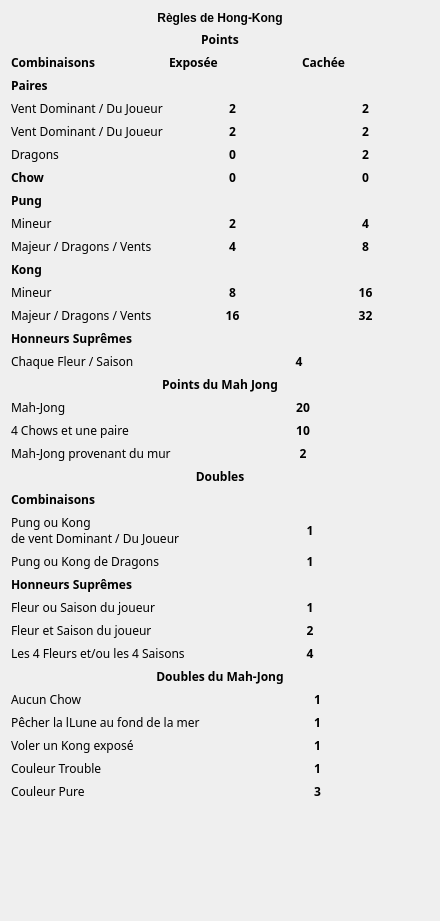
<?xml version="1.0" encoding="UTF-8"?>
<ui version="4.0">
 <class>HKRulesWidget</class>
 <widget class="QWidget" name="HKRulesWidget">
  <property name="geometry">
   <rect>
    <x>0</x>
    <y>0</y>
    <width>440</width>
    <height>921</height>
   </rect>
  </property>
  <property name="windowTitle">
   <string>Form</string>
  </property>
  <layout class="QVBoxLayout" name="verticalLayout">
   <item>
    <widget class="QLabel" name="label_56">
     <property name="font">
      <font>
       <family>Ubuntu</family>
       <weight>75</weight>
       <bold>true</bold>
      </font>
     </property>
     <property name="text">
      <string>Règles de Hong-Kong</string>
     </property>
     <property name="alignment">
      <set>Qt::AlignCenter</set>
     </property>
    </widget>
   </item>
   <item>
    <widget class="QLabel" name="label_2">
     <property name="font">
      <font>
       <family>Ubuntu Condensed</family>
       <weight>75</weight>
       <bold>true</bold>
      </font>
     </property>
     <property name="text">
      <string>Points</string>
     </property>
     <property name="alignment">
      <set>Qt::AlignCenter</set>
     </property>
    </widget>
   </item>
   <item>
    <layout class="QFormLayout" name="formLayout">
     <item row="1" column="0">
      <widget class="QLabel" name="label_11">
       <property name="font">
        <font>
         <family>Ubuntu Condensed</family>
         <weight>75</weight>
         <bold>true</bold>
        </font>
       </property>
       <property name="text">
        <string>Paires</string>
       </property>
      </widget>
     </item>
     <item row="2" column="0">
      <widget class="QLabel" name="label_5">
       <property name="font">
        <font>
         <family>Ubuntu Condensed</family>
         <weight>50</weight>
         <bold>false</bold>
        </font>
       </property>
       <property name="text">
        <string>Vent Dominant / Du Joueur</string>
       </property>
      </widget>
     </item>
     <item row="2" column="1">
      <layout class="QHBoxLayout" name="horizontalLayout_2">
       <item>
        <widget class="QLabel" name="label_6">
         <property name="font">
          <font>
           <family>Ubuntu Condensed</family>
           <weight>75</weight>
           <bold>true</bold>
          </font>
         </property>
         <property name="text">
          <string>2</string>
         </property>
         <property name="alignment">
          <set>Qt::AlignCenter</set>
         </property>
        </widget>
       </item>
       <item>
        <widget class="QLabel" name="label_7">
         <property name="font">
          <font>
           <family>Ubuntu Condensed</family>
           <weight>75</weight>
           <bold>true</bold>
          </font>
         </property>
         <property name="text">
          <string>2</string>
         </property>
         <property name="alignment">
          <set>Qt::AlignCenter</set>
         </property>
        </widget>
       </item>
      </layout>
     </item>
     <item row="3" column="0">
      <widget class="QLabel" name="label_10">
       <property name="font">
        <font>
         <family>Ubuntu Condensed</family>
         <weight>50</weight>
         <bold>false</bold>
        </font>
       </property>
       <property name="text">
        <string>Vent Dominant / Du Joueur</string>
       </property>
      </widget>
     </item>
     <item row="3" column="1">
      <layout class="QHBoxLayout" name="horizontalLayout_3">
       <item>
        <widget class="QLabel" name="label_8">
         <property name="font">
          <font>
           <family>Ubuntu Condensed</family>
           <weight>75</weight>
           <bold>true</bold>
          </font>
         </property>
         <property name="text">
          <string>2</string>
         </property>
         <property name="alignment">
          <set>Qt::AlignCenter</set>
         </property>
        </widget>
       </item>
       <item>
        <widget class="QLabel" name="label_9">
         <property name="font">
          <font>
           <family>Ubuntu Condensed</family>
           <weight>75</weight>
           <bold>true</bold>
          </font>
         </property>
         <property name="text">
          <string>2</string>
         </property>
         <property name="alignment">
          <set>Qt::AlignCenter</set>
         </property>
        </widget>
       </item>
      </layout>
     </item>
     <item row="4" column="0">
      <widget class="QLabel" name="label_12">
       <property name="font">
        <font>
         <family>Ubuntu Condensed</family>
         <weight>50</weight>
         <bold>false</bold>
        </font>
       </property>
       <property name="text">
        <string>Dragons</string>
       </property>
      </widget>
     </item>
     <item row="4" column="1">
      <layout class="QHBoxLayout" name="horizontalLayout_4">
       <item>
        <widget class="QLabel" name="label_13">
         <property name="font">
          <font>
           <family>Ubuntu Condensed</family>
           <weight>75</weight>
           <bold>true</bold>
          </font>
         </property>
         <property name="text">
          <string>0</string>
         </property>
         <property name="alignment">
          <set>Qt::AlignCenter</set>
         </property>
        </widget>
       </item>
       <item>
        <widget class="QLabel" name="label_14">
         <property name="font">
          <font>
           <family>Ubuntu Condensed</family>
           <weight>75</weight>
           <bold>true</bold>
          </font>
         </property>
         <property name="text">
          <string>2</string>
         </property>
         <property name="alignment">
          <set>Qt::AlignCenter</set>
         </property>
        </widget>
       </item>
      </layout>
     </item>
     <item row="5" column="0">
      <widget class="QLabel" name="label_15">
       <property name="font">
        <font>
         <family>Ubuntu Condensed</family>
         <weight>75</weight>
         <bold>true</bold>
        </font>
       </property>
       <property name="text">
        <string>Chow</string>
       </property>
      </widget>
     </item>
     <item row="5" column="1">
      <layout class="QHBoxLayout" name="horizontalLayout_6">
       <item>
        <widget class="QLabel" name="label_19">
         <property name="font">
          <font>
           <family>Ubuntu Condensed</family>
           <weight>75</weight>
           <bold>true</bold>
          </font>
         </property>
         <property name="text">
          <string>0</string>
         </property>
         <property name="alignment">
          <set>Qt::AlignCenter</set>
         </property>
        </widget>
       </item>
       <item>
        <widget class="QLabel" name="label_20">
         <property name="font">
          <font>
           <family>Ubuntu Condensed</family>
           <weight>75</weight>
           <bold>true</bold>
          </font>
         </property>
         <property name="text">
          <string>0</string>
         </property>
         <property name="alignment">
          <set>Qt::AlignCenter</set>
         </property>
        </widget>
       </item>
      </layout>
     </item>
     <item row="6" column="0">
      <widget class="QLabel" name="label_21">
       <property name="font">
        <font>
         <family>Ubuntu Condensed</family>
         <weight>75</weight>
         <bold>true</bold>
        </font>
       </property>
       <property name="text">
        <string>Pung</string>
       </property>
      </widget>
     </item>
     <item row="7" column="0">
      <widget class="QLabel" name="label_18">
       <property name="font">
        <font>
         <family>Ubuntu Condensed</family>
         <weight>50</weight>
         <bold>false</bold>
        </font>
       </property>
       <property name="text">
        <string>Mineur</string>
       </property>
      </widget>
     </item>
     <item row="7" column="1">
      <layout class="QHBoxLayout" name="horizontalLayout_5">
       <item>
        <widget class="QLabel" name="label_16">
         <property name="font">
          <font>
           <family>Ubuntu Condensed</family>
           <weight>75</weight>
           <bold>true</bold>
          </font>
         </property>
         <property name="text">
          <string>2</string>
         </property>
         <property name="alignment">
          <set>Qt::AlignCenter</set>
         </property>
        </widget>
       </item>
       <item>
        <widget class="QLabel" name="label_17">
         <property name="font">
          <font>
           <family>Ubuntu Condensed</family>
           <weight>75</weight>
           <bold>true</bold>
          </font>
         </property>
         <property name="text">
          <string>4</string>
         </property>
         <property name="alignment">
          <set>Qt::AlignCenter</set>
         </property>
        </widget>
       </item>
      </layout>
     </item>
     <item row="8" column="0">
      <widget class="QLabel" name="label_22">
       <property name="font">
        <font>
         <family>Ubuntu Condensed</family>
         <weight>50</weight>
         <bold>false</bold>
        </font>
       </property>
       <property name="text">
        <string>Majeur / Dragons / Vents</string>
       </property>
      </widget>
     </item>
     <item row="8" column="1">
      <layout class="QHBoxLayout" name="horizontalLayout_7">
       <item>
        <widget class="QLabel" name="label_23">
         <property name="font">
          <font>
           <family>Ubuntu Condensed</family>
           <weight>75</weight>
           <bold>true</bold>
          </font>
         </property>
         <property name="text">
          <string>4</string>
         </property>
         <property name="alignment">
          <set>Qt::AlignCenter</set>
         </property>
        </widget>
       </item>
       <item>
        <widget class="QLabel" name="label_24">
         <property name="font">
          <font>
           <family>Ubuntu Condensed</family>
           <weight>75</weight>
           <bold>true</bold>
          </font>
         </property>
         <property name="text">
          <string>8</string>
         </property>
         <property name="alignment">
          <set>Qt::AlignCenter</set>
         </property>
        </widget>
       </item>
      </layout>
     </item>
     <item row="9" column="0">
      <widget class="QLabel" name="label_25">
       <property name="font">
        <font>
         <family>Ubuntu Condensed</family>
         <weight>75</weight>
         <bold>true</bold>
        </font>
       </property>
       <property name="text">
        <string>Kong</string>
       </property>
      </widget>
     </item>
     <item row="10" column="0">
      <widget class="QLabel" name="label_31">
       <property name="font">
        <font>
         <family>Ubuntu Condensed</family>
         <weight>50</weight>
         <bold>false</bold>
        </font>
       </property>
       <property name="text">
        <string>Mineur</string>
       </property>
      </widget>
     </item>
     <item row="10" column="1">
      <layout class="QHBoxLayout" name="horizontalLayout_9">
       <item>
        <widget class="QLabel" name="label_29">
         <property name="font">
          <font>
           <family>Ubuntu Condensed</family>
           <weight>75</weight>
           <bold>true</bold>
          </font>
         </property>
         <property name="text">
          <string>8</string>
         </property>
         <property name="alignment">
          <set>Qt::AlignCenter</set>
         </property>
        </widget>
       </item>
       <item>
        <widget class="QLabel" name="label_30">
         <property name="font">
          <font>
           <family>Ubuntu Condensed</family>
           <weight>75</weight>
           <bold>true</bold>
          </font>
         </property>
         <property name="text">
          <string>16</string>
         </property>
         <property name="alignment">
          <set>Qt::AlignCenter</set>
         </property>
        </widget>
       </item>
      </layout>
     </item>
     <item row="11" column="0">
      <widget class="QLabel" name="label_28">
       <property name="font">
        <font>
         <family>Ubuntu Condensed</family>
         <weight>50</weight>
         <bold>false</bold>
        </font>
       </property>
       <property name="text">
        <string>Majeur / Dragons / Vents</string>
       </property>
      </widget>
     </item>
     <item row="11" column="1">
      <layout class="QHBoxLayout" name="horizontalLayout_8">
       <item>
        <widget class="QLabel" name="label_26">
         <property name="font">
          <font>
           <family>Ubuntu Condensed</family>
           <weight>75</weight>
           <bold>true</bold>
          </font>
         </property>
         <property name="text">
          <string>16</string>
         </property>
         <property name="alignment">
          <set>Qt::AlignCenter</set>
         </property>
        </widget>
       </item>
       <item>
        <widget class="QLabel" name="label_27">
         <property name="font">
          <font>
           <family>Ubuntu Condensed</family>
           <weight>75</weight>
           <bold>true</bold>
          </font>
         </property>
         <property name="text">
          <string>32</string>
         </property>
         <property name="alignment">
          <set>Qt::AlignCenter</set>
         </property>
        </widget>
       </item>
      </layout>
     </item>
     <item row="0" column="0">
      <widget class="QLabel" name="label">
       <property name="font">
        <font>
         <family>Ubuntu Condensed</family>
         <weight>75</weight>
         <bold>true</bold>
        </font>
       </property>
       <property name="text">
        <string>Combinaisons</string>
       </property>
      </widget>
     </item>
     <item row="0" column="1">
      <layout class="QHBoxLayout" name="horizontalLayout">
       <item>
        <widget class="QLabel" name="label_3">
         <property name="font">
          <font>
           <family>Ubuntu Condensed</family>
           <weight>75</weight>
           <bold>true</bold>
          </font>
         </property>
         <property name="text">
          <string>Exposée</string>
         </property>
        </widget>
       </item>
       <item>
        <widget class="QLabel" name="label_4">
         <property name="font">
          <font>
           <family>Ubuntu Condensed</family>
           <weight>75</weight>
           <bold>true</bold>
          </font>
         </property>
         <property name="text">
          <string>Cachée</string>
         </property>
        </widget>
       </item>
      </layout>
     </item>
     <item row="12" column="0">
      <widget class="QLabel" name="label_32">
       <property name="font">
        <font>
         <family>Ubuntu Condensed</family>
         <weight>75</weight>
         <bold>true</bold>
        </font>
       </property>
       <property name="text">
        <string>Honneurs Suprêmes</string>
       </property>
      </widget>
     </item>
     <item row="13" column="0">
      <widget class="QLabel" name="label_33">
       <property name="font">
        <font>
         <family>Ubuntu Condensed</family>
         <weight>50</weight>
         <bold>false</bold>
        </font>
       </property>
       <property name="text">
        <string>Chaque Fleur / Saison</string>
       </property>
      </widget>
     </item>
     <item row="13" column="1">
      <widget class="QLabel" name="label_34">
       <property name="font">
        <font>
         <family>Ubuntu Condensed</family>
         <weight>75</weight>
         <bold>true</bold>
        </font>
       </property>
       <property name="text">
        <string>4</string>
       </property>
       <property name="alignment">
        <set>Qt::AlignCenter</set>
       </property>
      </widget>
     </item>
    </layout>
   </item>
   <item>
    <widget class="QLabel" name="label_41">
     <property name="font">
      <font>
       <family>Ubuntu Condensed</family>
       <weight>75</weight>
       <bold>true</bold>
      </font>
     </property>
     <property name="text">
      <string>Points du Mah Jong</string>
     </property>
     <property name="alignment">
      <set>Qt::AlignCenter</set>
     </property>
    </widget>
   </item>
   <item>
    <layout class="QFormLayout" name="formLayout_2">
     <item row="0" column="0">
      <widget class="QLabel" name="label_43">
       <property name="font">
        <font>
         <family>Ubuntu Condensed</family>
         <weight>50</weight>
         <bold>false</bold>
        </font>
       </property>
       <property name="text">
        <string>Mah-Jong</string>
       </property>
      </widget>
     </item>
     <item row="0" column="1">
      <widget class="QLabel" name="label_42">
       <property name="font">
        <font>
         <family>Ubuntu Condensed</family>
         <weight>75</weight>
         <bold>true</bold>
        </font>
       </property>
       <property name="text">
        <string>20</string>
       </property>
       <property name="alignment">
        <set>Qt::AlignCenter</set>
       </property>
      </widget>
     </item>
     <item row="1" column="0">
      <widget class="QLabel" name="label_44">
       <property name="font">
        <font>
         <family>Ubuntu Condensed</family>
         <weight>50</weight>
         <bold>false</bold>
        </font>
       </property>
       <property name="text">
        <string>4 Chows et une paire</string>
       </property>
      </widget>
     </item>
     <item row="1" column="1">
      <widget class="QLabel" name="label_45">
       <property name="font">
        <font>
         <family>Ubuntu Condensed</family>
         <weight>75</weight>
         <bold>true</bold>
        </font>
       </property>
       <property name="text">
        <string>10</string>
       </property>
       <property name="alignment">
        <set>Qt::AlignCenter</set>
       </property>
      </widget>
     </item>
     <item row="2" column="0">
      <widget class="QLabel" name="label_46">
       <property name="font">
        <font>
         <family>Ubuntu Condensed</family>
         <weight>50</weight>
         <bold>false</bold>
        </font>
       </property>
       <property name="text">
        <string>Mah-Jong provenant du mur</string>
       </property>
      </widget>
     </item>
     <item row="2" column="1">
      <widget class="QLabel" name="label_47">
       <property name="font">
        <font>
         <family>Ubuntu Condensed</family>
         <weight>75</weight>
         <bold>true</bold>
        </font>
       </property>
       <property name="text">
        <string>2</string>
       </property>
       <property name="alignment">
        <set>Qt::AlignCenter</set>
       </property>
      </widget>
     </item>
    </layout>
   </item>
   <item>
    <widget class="QLabel" name="label_35">
     <property name="font">
      <font>
       <family>Ubuntu Condensed</family>
       <weight>75</weight>
       <bold>true</bold>
      </font>
     </property>
     <property name="text">
      <string>Doubles</string>
     </property>
     <property name="alignment">
      <set>Qt::AlignCenter</set>
     </property>
    </widget>
   </item>
   <item>
    <layout class="QFormLayout" name="formLayout_3">
     <item row="0" column="0">
      <widget class="QLabel" name="label_36">
       <property name="font">
        <font>
         <family>Ubuntu Condensed</family>
         <weight>75</weight>
         <bold>true</bold>
        </font>
       </property>
       <property name="text">
        <string>Combinaisons</string>
       </property>
      </widget>
     </item>
     <item row="1" column="0">
      <widget class="QLabel" name="label_37">
       <property name="font">
        <font>
         <family>Ubuntu Condensed</family>
         <weight>50</weight>
         <bold>false</bold>
        </font>
       </property>
       <property name="text">
        <string>Pung ou Kong
de vent Dominant / Du Joueur</string>
       </property>
      </widget>
     </item>
     <item row="1" column="1">
      <widget class="QLabel" name="label_38">
       <property name="font">
        <font>
         <family>Ubuntu Condensed</family>
         <weight>75</weight>
         <bold>true</bold>
        </font>
       </property>
       <property name="text">
        <string>1</string>
       </property>
       <property name="alignment">
        <set>Qt::AlignCenter</set>
       </property>
      </widget>
     </item>
     <item row="2" column="0">
      <widget class="QLabel" name="label_40">
       <property name="font">
        <font>
         <family>Ubuntu Condensed</family>
         <weight>50</weight>
         <bold>false</bold>
        </font>
       </property>
       <property name="text">
        <string>Pung ou Kong de Dragons</string>
       </property>
      </widget>
     </item>
     <item row="2" column="1">
      <widget class="QLabel" name="label_39">
       <property name="font">
        <font>
         <family>Ubuntu Condensed</family>
         <weight>75</weight>
         <bold>true</bold>
        </font>
       </property>
       <property name="text">
        <string>1</string>
       </property>
       <property name="alignment">
        <set>Qt::AlignCenter</set>
       </property>
      </widget>
     </item>
     <item row="3" column="0">
      <widget class="QLabel" name="label_49">
       <property name="font">
        <font>
         <family>Ubuntu Condensed</family>
         <weight>75</weight>
         <bold>true</bold>
        </font>
       </property>
       <property name="text">
        <string>Honneurs Suprêmes</string>
       </property>
      </widget>
     </item>
     <item row="4" column="0">
      <widget class="QLabel" name="label_50">
       <property name="font">
        <font>
         <family>Ubuntu Condensed</family>
         <weight>50</weight>
         <bold>false</bold>
        </font>
       </property>
       <property name="text">
        <string>Fleur ou Saison du joueur</string>
       </property>
      </widget>
     </item>
     <item row="4" column="1">
      <widget class="QLabel" name="label_51">
       <property name="font">
        <font>
         <family>Ubuntu Condensed</family>
         <weight>75</weight>
         <bold>true</bold>
        </font>
       </property>
       <property name="text">
        <string>1</string>
       </property>
       <property name="alignment">
        <set>Qt::AlignCenter</set>
       </property>
      </widget>
     </item>
     <item row="5" column="0">
      <widget class="QLabel" name="label_52">
       <property name="font">
        <font>
         <family>Ubuntu Condensed</family>
         <weight>50</weight>
         <bold>false</bold>
        </font>
       </property>
       <property name="text">
        <string>Fleur et Saison du joueur</string>
       </property>
      </widget>
     </item>
     <item row="5" column="1">
      <widget class="QLabel" name="label_53">
       <property name="font">
        <font>
         <family>Ubuntu Condensed</family>
         <weight>75</weight>
         <bold>true</bold>
        </font>
       </property>
       <property name="text">
        <string>2</string>
       </property>
       <property name="alignment">
        <set>Qt::AlignCenter</set>
       </property>
      </widget>
     </item>
     <item row="6" column="0">
      <widget class="QLabel" name="label_54">
       <property name="font">
        <font>
         <family>Ubuntu Condensed</family>
         <weight>50</weight>
         <bold>false</bold>
        </font>
       </property>
       <property name="text">
        <string>Les 4 Fleurs et/ou les 4 Saisons</string>
       </property>
      </widget>
     </item>
     <item row="6" column="1">
      <widget class="QLabel" name="label_55">
       <property name="font">
        <font>
         <family>Ubuntu Condensed</family>
         <weight>75</weight>
         <bold>true</bold>
        </font>
       </property>
       <property name="text">
        <string>4</string>
       </property>
       <property name="alignment">
        <set>Qt::AlignCenter</set>
       </property>
      </widget>
     </item>
    </layout>
   </item>
   <item>
    <widget class="QLabel" name="label_48">
     <property name="font">
      <font>
       <family>Ubuntu Condensed</family>
       <weight>75</weight>
       <bold>true</bold>
      </font>
     </property>
     <property name="text">
      <string>Doubles du Mah-Jong</string>
     </property>
     <property name="alignment">
      <set>Qt::AlignCenter</set>
     </property>
    </widget>
   </item>
   <item>
    <layout class="QFormLayout" name="formLayout_4">
     <item row="0" column="0">
      <widget class="QLabel" name="label_57">
       <property name="font">
        <font>
         <family>Ubuntu Condensed</family>
         <weight>50</weight>
         <bold>false</bold>
        </font>
       </property>
       <property name="text">
        <string>Aucun Chow</string>
       </property>
      </widget>
     </item>
     <item row="0" column="1">
      <widget class="QLabel" name="label_58">
       <property name="font">
        <font>
         <family>Ubuntu Condensed</family>
         <weight>75</weight>
         <bold>true</bold>
        </font>
       </property>
       <property name="text">
        <string>1</string>
       </property>
       <property name="alignment">
        <set>Qt::AlignCenter</set>
       </property>
      </widget>
     </item>
     <item row="1" column="0">
      <widget class="QLabel" name="label_59">
       <property name="font">
        <font>
         <family>Ubuntu Condensed</family>
         <weight>50</weight>
         <bold>false</bold>
        </font>
       </property>
       <property name="text">
        <string>Pêcher la lLune au fond de la mer</string>
       </property>
      </widget>
     </item>
     <item row="1" column="1">
      <widget class="QLabel" name="label_60">
       <property name="font">
        <font>
         <family>Ubuntu Condensed</family>
         <weight>75</weight>
         <bold>true</bold>
        </font>
       </property>
       <property name="text">
        <string>1</string>
       </property>
       <property name="alignment">
        <set>Qt::AlignCenter</set>
       </property>
      </widget>
     </item>
     <item row="2" column="0">
      <widget class="QLabel" name="label_62">
       <property name="font">
        <font>
         <family>Ubuntu Condensed</family>
         <weight>50</weight>
         <bold>false</bold>
        </font>
       </property>
       <property name="text">
        <string>Voler un Kong exposé</string>
       </property>
      </widget>
     </item>
     <item row="2" column="1">
      <widget class="QLabel" name="label_63">
       <property name="font">
        <font>
         <family>Ubuntu Condensed</family>
         <weight>75</weight>
         <bold>true</bold>
        </font>
       </property>
       <property name="text">
        <string>1</string>
       </property>
       <property name="alignment">
        <set>Qt::AlignCenter</set>
       </property>
      </widget>
     </item>
     <item row="3" column="0">
      <widget class="QLabel" name="label_64">
       <property name="font">
        <font>
         <family>Ubuntu Condensed</family>
         <weight>50</weight>
         <bold>false</bold>
        </font>
       </property>
       <property name="text">
        <string>Couleur Trouble</string>
       </property>
      </widget>
     </item>
     <item row="3" column="1">
      <widget class="QLabel" name="label_65">
       <property name="font">
        <font>
         <family>Ubuntu Condensed</family>
         <weight>75</weight>
         <bold>true</bold>
        </font>
       </property>
       <property name="text">
        <string>1</string>
       </property>
       <property name="alignment">
        <set>Qt::AlignCenter</set>
       </property>
      </widget>
     </item>
     <item row="4" column="0">
      <widget class="QLabel" name="label_66">
       <property name="font">
        <font>
         <family>Ubuntu Condensed</family>
         <weight>50</weight>
         <bold>false</bold>
        </font>
       </property>
       <property name="text">
        <string>Couleur Pure</string>
       </property>
      </widget>
     </item>
     <item row="4" column="1">
      <widget class="QLabel" name="label_67">
       <property name="font">
        <font>
         <family>Ubuntu Condensed</family>
         <weight>75</weight>
         <bold>true</bold>
        </font>
       </property>
       <property name="text">
        <string>3</string>
       </property>
       <property name="alignment">
        <set>Qt::AlignCenter</set>
       </property>
      </widget>
     </item>
    </layout>
   </item>
   <item>
    <spacer name="verticalSpacer">
     <property name="orientation">
      <enum>Qt::Vertical</enum>
     </property>
     <property name="sizeHint" stdset="0">
      <size>
       <width>20</width>
       <height>40</height>
      </size>
     </property>
    </spacer>
   </item>
  </layout>
 </widget>
 <resources/>
 <connections/>
</ui>
